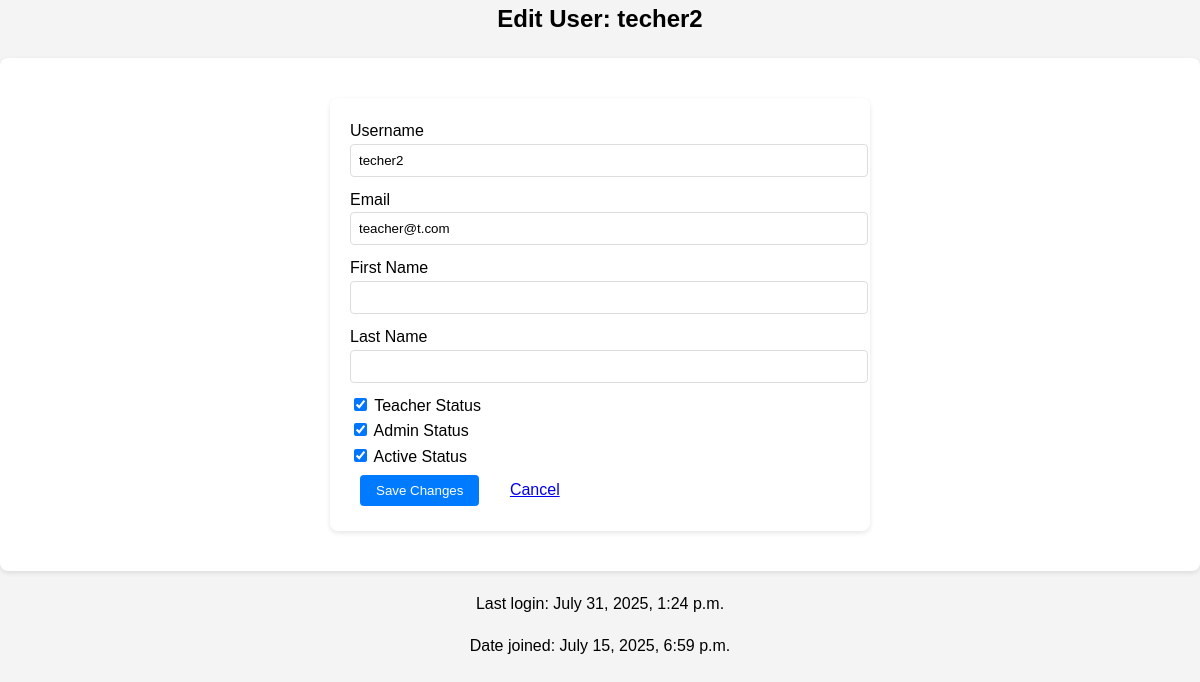
/edit-user/2/ (signed in), run on an earlier commit of the app's database.
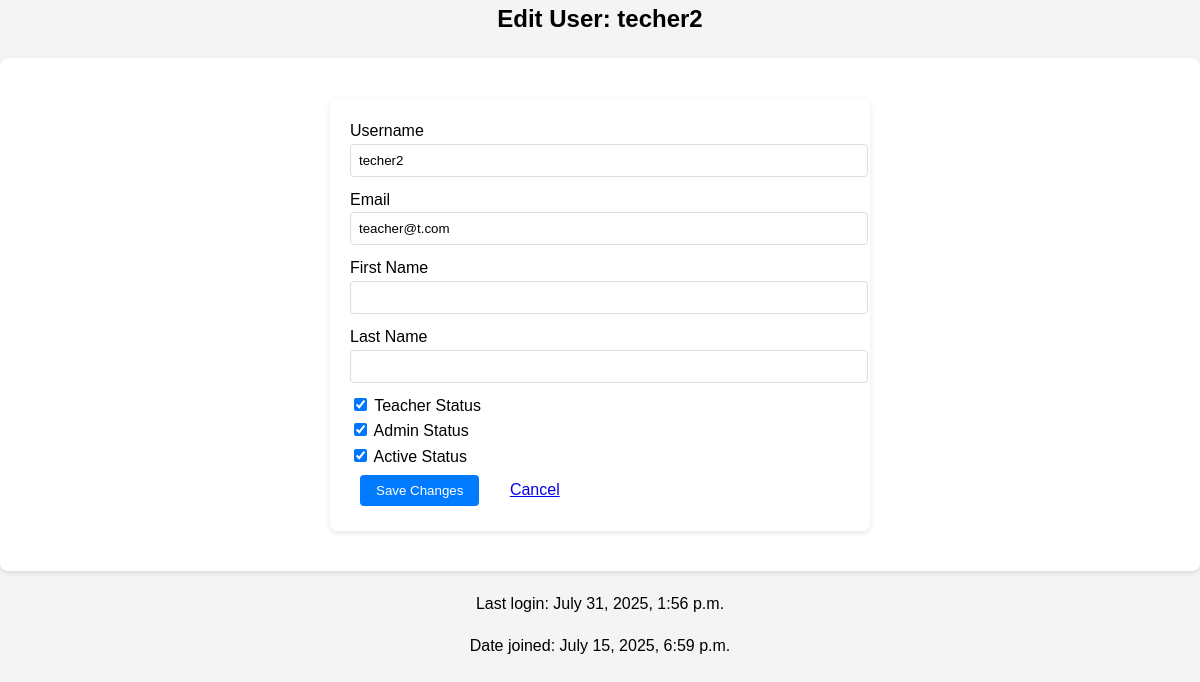
And on a later commit of the database.
### portal/models.py (models this page shows)
class User(AbstractUser):
    is_teacher = models.BooleanField(default=False)
    is_admin = models.BooleanField(default=False)
    groups = models.ManyToManyField(
        'auth.Group',
        related_name='portal_user_set',
        blank=True,
        help_text='The groups this user belongs to.',
        verbose_name='groups'
    )
    user_permissions = models.ManyToManyField(
        'auth.Permission',
        related_name='portal_user_set',
        blank=True,
        help_text='Specific permissions for this user.',
        verbose_name='user permissions'
    )

### adminportal/views.py (the view)
# urls.py: path('edit-user/<int:user_id>/', views.edit_user, name='edit_user'),
@login_required
@user_passes_test(is_admin)
def edit_user(request, user_id):
    user_to_edit = get_object_or_404(User, id=user_id)
    if request.method == 'POST':
        form = AdminUserEditForm(request.POST, instance=user_to_edit)
        if form.is_valid():
            form.save()
            messages.success(request, f'User {user_to_edit.username} updated successfully.')
            return redirect('manage_users')
    else:
        form = AdminUserEditForm(instance=user_to_edit)
    return render(request, 'admin/edit_user.html', {
        'form': form,
        'user_to_edit': user_to_edit
    })

### adminportal/forms.py
class AdminUserEditForm(forms.ModelForm):
    class Meta:
        model = User
        fields = ['username', 'email', 'first_name', 'last_name',
                 'is_teacher', 'is_admin', 'is_active']
        widgets = {
            'username': forms.TextInput(attrs={'class': 'form-control'}),
            'email': forms.EmailInput(attrs={'class': 'form-control'}),
            'first_name': forms.TextInput(attrs={'class': 'form-control'}),
            'last_name': forms.TextInput(attrs={'class': 'form-control'}),
            'is_teacher': forms.CheckboxInput(attrs={'class': 'form-check-input'}),
            'is_admin': forms.CheckboxInput(attrs={'class': 'form-check-input'}),
            'is_active': forms.CheckboxInput(attrs={'class': 'form-check-input'}),
        }

### adminportal/views.py (called while the page is built)
def is_admin(user):
    return user.is_admin

### adminportal/templates/admin/edit_user.html (shortened to what this page needs)
{% extends 'base.html' %}
{% block content %}
<div class="container">
    <h2 class="mb-4">Edit User: {{ user_to_edit.username }}</h2>
    <div class="card">
        <div class="card-body">
            <form method="post">
                <div class="mb-3">
                    <label for="{{ form.username.id_for_label }}" class="form-label">Username</label>
                    {{ form.username }}
                </div>
                <div class="mb-3">
                    <label for="{{ form.email.id_for_label }}" class="form-label">Email</label>
                    {{ form.email }}
                </div>
                <div class="mb-3">
                    <label for="{{ form.first_name.id_for_label }}" class="form-label">First Name</label>
                    {{ form.first_name }}
                </div>
                <div class="mb-3">
                    <label for="{{ form.last_name.id_for_label }}" class="form-label">Last Name</label>
                    {{ form.last_name }}
                </div>
                <div class="mb-3 form-check">
                    {{ form.is_teacher }}
                    <label class="form-check-label" for="{{ form.is_teacher.id_for_label }}">
                        Teacher Status
                    </label>
                </div>
                <div class="mb-3 form-check">
                    {{ form.is_admin }}
                    <label class="form-check-label" for="{{ form.is_admin.id_for_label }}">
                        Admin Status
                    </label>
                </div>
                <div class="mb-3 form-check">
                    {{ form.is_active }}
                    <label class="form-check-label" for="{{ form.is_active.id_for_label }}">
                        Active Status
                    </label>
                </div>
                <div class="mt-4">
                    <button type="submit" class="btn btn-primary">Save Changes</button>
                    <a href="{% url 'manage_users' %}" class="btn btn-secondary">Cancel</a>
                </div>
            </form>
        </div>
    </div>
    <div class="mt-3">
        <p class="text-muted">Last login: {{ user_to_edit.last_login|default:"Never" }}</p>
        <p class="text-muted">Date joined: {{ user_to_edit.date_joined }}</p>
    </div>
</div>
{% endblock %}

What changed in the data, as far as the page shows it:
changed User "techer2": last_login "July 31, 2025, 1:24 p.m." → "July 31, 2025, 1:56 p.m."
